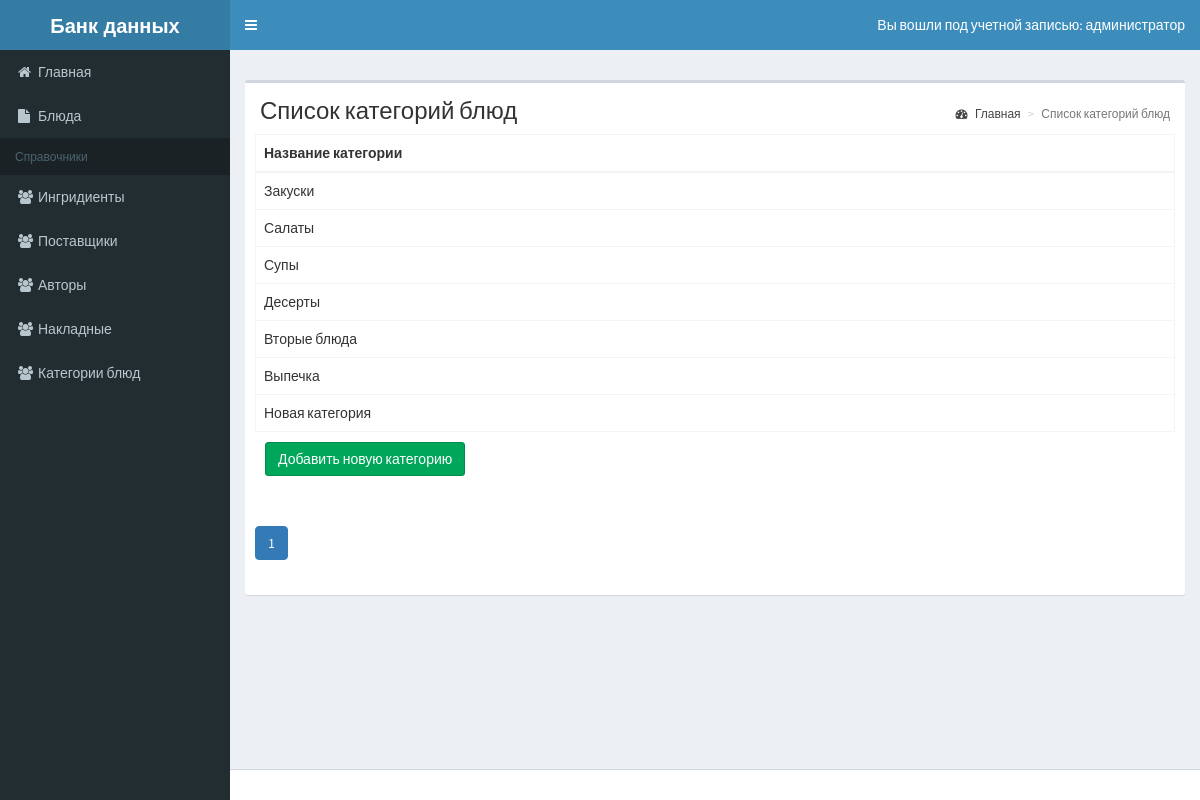
/project/list-gruppa.php (signed in), run on the app's committed database.
### tables this page shows
CREATE TABLE `gruppa` (
  `gruppa_id` int(11) NOT NULL,
  `name` varchar(20) NOT NULL
);

### project/classes/BaseMap.php (called while the page is built, shortened)
<?php
abstract class BaseMap extends Config{
function __construct()
{
try{
    $this->db = new PDO('mysql:host='.self::HOST.';dbname='.self::DB_NAME,self::DB_USER,self::DB_PASSWORD);
    }
    catch(PDOException $e) {
        echo $e->getMessage();
    }
    catch (Exception $ex) {
}
}}

### project/classes/GruppaMap.php (called while the page is built, shortened)
<?php
class GruppaMap extends BaseMap{
public function findAll($ofset=0,$limit=30){
$res = $this->db->query("SELECT gruppa.gruppa_id,
gruppa.name"
. " FROM gruppa LIMIT $ofset,$limit");
return $res->fetchAll(PDO::FETCH_OBJ);
}
}

### project/list-gruppa.php (the view, shortened to what this page needs)
<?php
$size = 10;
if (isset($_GET['page'])) {
$page = Helper::clearInt($_GET['page']);
} else {
$page = 1;
}
$gruppaMap = new GruppaMap();
$gruppas = $gruppaMap->findAll($page*$size-$size, $size);
$header = 'Список категорий блюд';
require_once 'template/header.php';
?>
<div class="row">
<div class="col-xs-12">
<div class="box">
<section class="content-header">
<h1><?=$header;?></h1>
<ol class="breadcrumb">
<li><a href="/index.php"><i class="fa fa-dashboard"></i> Главная</a></li>
<li class="active"><?=$header;?></li>
</ol>
</section>
<div class="box-body">
<?php
if ($gruppas) {
?>
<table id="example2" class="table table-bordered table-hover">
<thead>
<tr>
<th>Название категории</th>
</tr>
</thead>
<tbody>
<?php
foreach ($gruppas as $gruppa) {
echo '<tr>';
echo '<td>'.$gruppa->name.'</td>';
echo '</tr>';
}
?>
</tbody>
</table>
<div class="box-body">
<a class="btn btn-success" href="add-gruppa.php">Добавить новую категорию</a>
</div>
<?php } else {
echo 'Ни одной категории не найдено';
} ?>
</div>
<div class="box-body">
</div>
</div>
</div>
</div>
<?php
require_once 'template/footer.php';
?>

### data on the page
gruppa: name "Закуски"
gruppa: name "Салаты"
gruppa: name "Супы"
gruppa: name "Десерты"
gruppa: name "Вторые блюда"
gruppa: name "Выпечка"
gruppa: name "Новая категория"

### other printed values
$_SESSION['roleName'] "администратор"
$header "Список категорий блюд"
